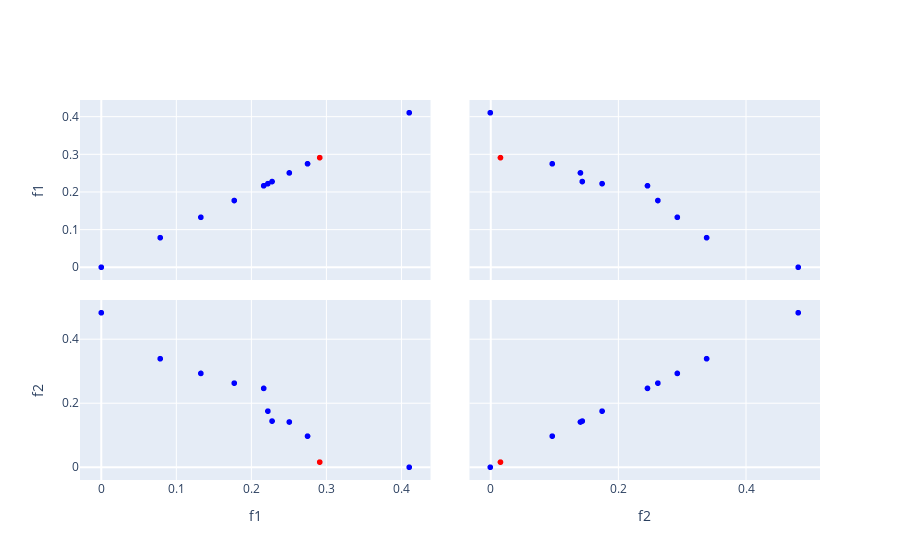

The notebook cell saved with this chart:
### Code cell
import plotly.express as px
import plotly.graph_objects as go

knee = df_row_ids

print("Red points: good points (points around the knee point)")

def color(id):
    global knee
    if id in knee:
        return 'red'
    return 'blue'
    

dic = {v: color(v) for v in range(df_objectives.index.max() + 1) }

# Attach marker color in the dataframe
df_colored = df_pareto_objectives_normalized.copy(deep=False)

df_colored['index'] = df_colored.index # What we actually want to do is just to create a row with the name 'index'

df_colored['color'] = df_colored['index'].map(dic)

dimensions = []
for each in df_pareto_objectives_normalized:
    dimensions.append(
        dict(
            label = each,
            values = df_pareto_objectives_normalized[each]
        )
    )

fig = go.Figure(data=go.Splom(
                dimensions=dimensions,
                marker=dict(color=df_colored['color'],
                            showscale=False, # colors encode categorical variables
                           ),
                text=df_colored['index'].map(lambda id: f'id in df: {id}')
                ))

fig.update_layout(
    height=1200
)

for i in range(len(fig.data)):
    fig.data[i].unselected = dict(
        marker=dict(
            color='black',  # unselected points will be black
            opacity=0.3  # with this opacity
        )
    )

fig

### Figure 1 — Plotly figure (JSON) as saved in the notebook; plotly's stock layout.template omitted (floating-point values rounded to 4 significant figures)
{"data": [{"dimensions": [{"label": "f1", "values": [0.2911, 0.2506, 0.2276, 0, 0.07855, 0.4104, 0.2164, 0.2749, 0.222, 0.1327, 0.1772]}, {"label": "f2", "values": [0.01598, 0.1413, 0.1442, 0.4826, 0.3391, 0, 0.2464, 0.09713, 0.1752, 0.2931, 0.2626]}], "marker": {"color": ["red", "blue", "blue", "blue", "blue", "blue", "blue", "blue", "blue", "blue", "blue"], "showscale": false}, "text": ["id in df: 0", "id in df: 1", "id in df: 2", "id in df: 3", "id in df: 4", "id in df: 5", "id in df: 6", "id in df: 7", "id in df: 8", "id in df: 9", "id in df: 10"], "type": "splom", "unselected": {"marker": {"color": "black", "opacity": 0.3}}}], "layout": {"autosize": true, "xaxis": {"autorange": true, "range": [-0.02748, 0.4379], "type": "linear"}, "xaxis2": {"autorange": true, "range": [-0.03231, 0.5149], "type": "linear"}, "yaxis": {"autorange": true, "range": [-0.0268, 0.4372], "type": "linear"}, "yaxis2": {"autorange": true, "range": [-0.03152, 0.5141], "type": "linear"}}}
